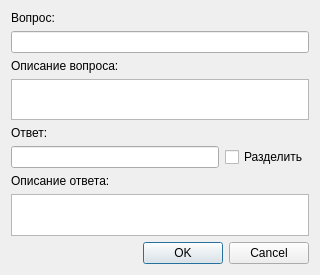
<?xml version="1.0" encoding="UTF-8"?>
<ui version="4.0">
 <class>Dialog</class>
 <widget class="QDialog" name="Dialog">
  <property name="windowModality">
   <enum>Qt::ApplicationModal</enum>
  </property>
  <property name="geometry">
   <rect>
    <x>0</x>
    <y>0</y>
    <width>320</width>
    <height>275</height>
   </rect>
  </property>
  <property name="sizePolicy">
   <sizepolicy hsizetype="Maximum" vsizetype="Maximum">
    <horstretch>0</horstretch>
    <verstretch>0</verstretch>
   </sizepolicy>
  </property>
  <property name="windowTitle">
   <string>Редактор карточки</string>
  </property>
  <property name="layoutDirection">
   <enum>Qt::LeftToRight</enum>
  </property>
  <property name="modal">
   <bool>true</bool>
  </property>
  <layout class="QVBoxLayout" name="verticalLayout">
   <item>
    <widget class="QLabel" name="label">
     <property name="text">
      <string>Вопрос:</string>
     </property>
    </widget>
   </item>
   <item>
    <widget class="QLineEdit" name="Question"/>
   </item>
   <item>
    <widget class="QLabel" name="label_2">
     <property name="text">
      <string>Описание вопроса:</string>
     </property>
    </widget>
   </item>
   <item>
    <widget class="QTextEdit" name="QuestDesc">
     <property name="minimumSize">
      <size>
       <width>0</width>
       <height>40</height>
      </size>
     </property>
    </widget>
   </item>
   <item>
    <widget class="QLabel" name="label_3">
     <property name="text">
      <string>Ответ:</string>
     </property>
    </widget>
   </item>
   <item>
    <layout class="QHBoxLayout" name="horizontalLayout">
     <item>
      <widget class="QLineEdit" name="Answer"/>
     </item>
     <item>
      <widget class="QCheckBox" name="CBsplit">
       <property name="text">
        <string>Разделить</string>
       </property>
      </widget>
     </item>
    </layout>
   </item>
   <item>
    <widget class="QLabel" name="label_4">
     <property name="text">
      <string>Описание ответа:</string>
     </property>
    </widget>
   </item>
   <item>
    <widget class="QTextEdit" name="AnswerDesc">
     <property name="minimumSize">
      <size>
       <width>0</width>
       <height>40</height>
      </size>
     </property>
    </widget>
   </item>
   <item>
    <widget class="QDialogButtonBox" name="buttonBox">
     <property name="standardButtons">
      <set>QDialogButtonBox::Cancel|QDialogButtonBox::Ok</set>
     </property>
    </widget>
   </item>
  </layout>
 </widget>
 <resources/>
 <connections>
  <connection>
   <sender>buttonBox</sender>
   <signal>clicked(QAbstractButton*)</signal>
   <receiver>Dialog</receiver>
   <slot>close()</slot>
   <hints>
    <hint type="sourcelabel">
     <x>159</x>
     <y>252</y>
    </hint>
    <hint type="destinationlabel">
     <x>159</x>
     <y>137</y>
    </hint>
   </hints>
  </connection>
 </connections>
</ui>
